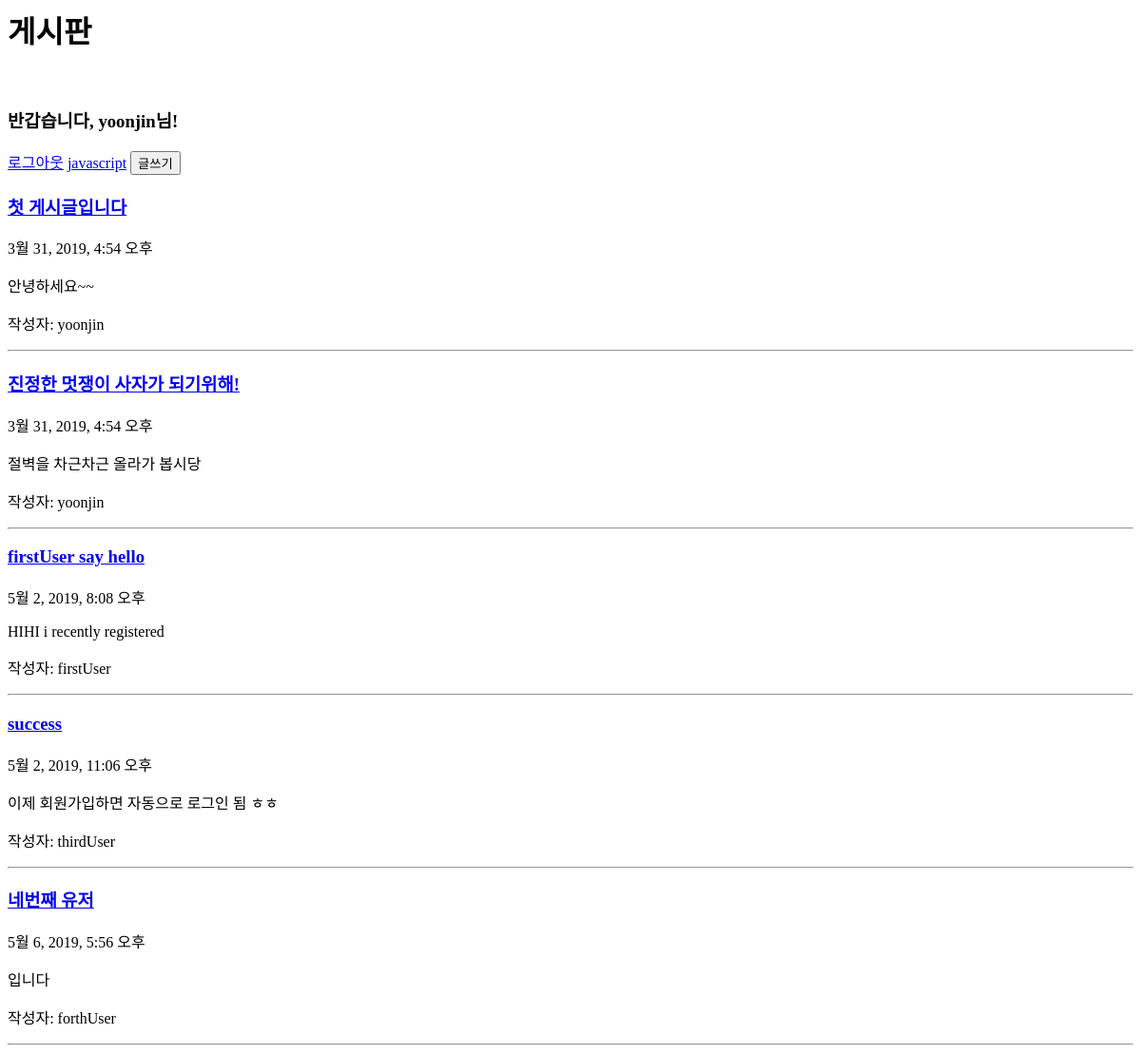
The app's page / (signed in) with its own data.
### blog/models.py (models this page shows)
class Post(models.Model):
    title = models.CharField(max_length=200)
    pub_date = models.DateTimeField(default=timezone.now)
    body = models.TextField()
    writer = models.TextField(default='')

### blog/views.py (the view)
# urls.py: 2. Add a URL to urlpatterns:  url(r'^$', views.home, name='home')
def home(request):
    posts = Post.objects.all
    if request.method == 'POST':
        form = PostForm(request.POST, request.FILES)
        if form.is_valid():
            post = form.save(commit = False)
            post.author = request.user
            post.pub_date = timezone.now()
            post.writer = request.user
            post.save()
            return redirect('home')
    else:
        form = PostForm()
    return render(request, 'home.html',{'posts_list':posts, 'form' : form})

### blog/templates/home.html (shortened to what this page needs)
{% load static %}
<head>
</head>
<h1>게시판</h1><br>
{% if user.is_authenticated %}
    <h3>반갑습니다, {{user.username}}님!</h3>
    <a href = "{% url 'logout' %}">로그아웃</a>
{% else %}
    <a href = "{% url 'login' %}">로그인</a>
    <a href = "{% url 'register' %}">회원가입</a>
{% endif %}
<a href = "{% url 'javascript' %}">javascript</a>
<button id="myBtn">글쓰기</button>
{% for post in posts_list %}
   <a href="{% url 'post_detail' index=post.pk %}"><h3>{{post.title}}</h3></a>
    <p>{{post.pub_date}}</p>
    <p>{{post.body|linebreaks}}</p>
    <p>작성자: {{post.writer}}</p>
    <hr>
{%endfor%}

### records on screen
Post: title "첫 게시글입니다", pub_date "3월 31, 2019, 4:54 오후", body "안녕하세요~~", writer "yoonjin"
Post: title "진정한 멋쟁이 사자가 되기위해!", pub_date "3월 31, 2019, 4:54 오후", body "절벽을 차근차근 올라가 봅시당", writer "yoonjin"
Post: title "firstUser say hello", pub_date "5월 2, 2019, 8:08 오후", body "HIHI i recently registered", writer "firstUser"
Post: title "success", pub_date "5월 2, 2019, 11:06 오후", body "이제 회원가입하면 자동으로 로그인 됨 ㅎㅎ", writer "thirdUser"
Post: title "네번째 유저", pub_date "5월 6, 2019, 5:56 오후", body "입니다", writer "forthUser"

### other values on screen
{{ user.username }} "yoonjin"
